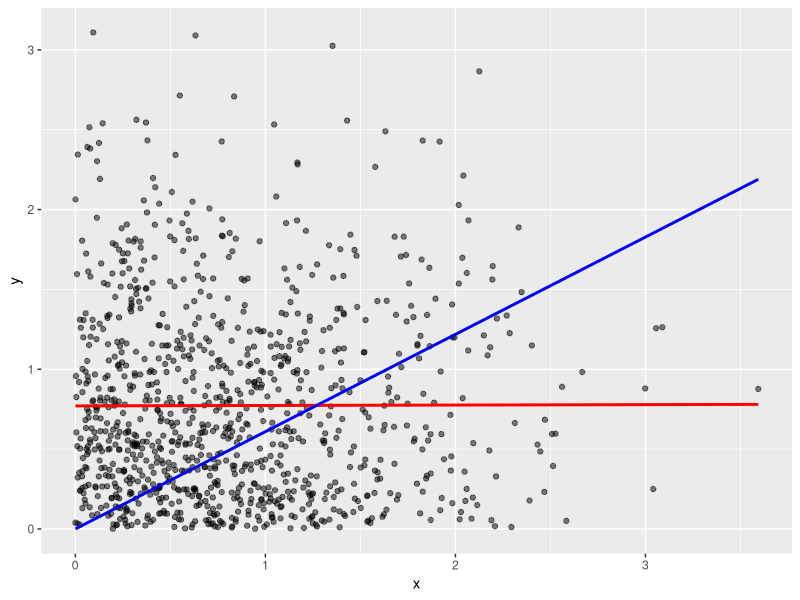

The R script that drew this image:
## ---- chunk 1
library(ggplot2)

# generate random data
set.seed(99)
x <- abs(rnorm(1000))
y <- abs(rnorm(1000))

# compare the two methods
lm(y ~ x)
lm(y ~ x - 1) # through the origin

g <- ggplot(data = data.frame(x,y), aes(x, y))
g <- g + geom_point(alpha = 0.5)
# add lm line
g <- g + geom_smooth(method = "lm", formula = y ~ x, col = 'red', se = FALSE, alpha = 0.5)
# add in lm line removing intercept
g <- g + geom_smooth(method = "lm", formula = y ~ x - 1, col = 'blue', se = FALSE, alpha = 0.5)
g
